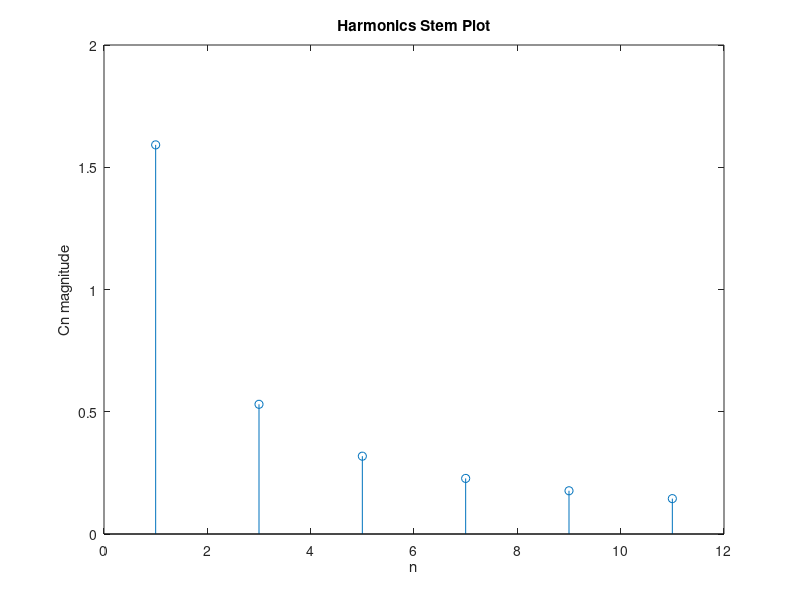

This chart was generated by the following MATLAB code:
% Anthony Rosenblum
% EELE 203
% Lowpass Filter Lab
% 6/5/2018

%%

     
%%

t = [1,2,5,7,9,10,20,50,70,90,100,200,500,700,800,900,950,999,1000,1050,1100,1200,2000,3000,3800,3900,3950,3999,4000,4050,4100,4200,5000,7000,9000,10000,20000,50000,70000,90000,100000,200000,500000,700000,900000,1000000,2000000,5000000]

vin = [1.06,1.04,1.04,1.01,1.01,1.01,1.01,1,1.00,0.991,0.990,0.990,0.985,0.987,.986 ,.986,.986,.987,.987,.987,.988,.989,.993,1,1.01,1.01,1.013,1.013,1.01,1.01,1.014,1.01,1.018,1.02,1.03,1.03,1.04,1.04,1.04,1.04,1.03,1.04,1.04,1.03,1.02,1.02,.995,.880]

vout = [1.01,1.02,1.01,.988,.990,.991,.988,.985,.984,.984,.983,.982,.976,.963,.946,.918,.897,.879,.871,.842,.809,.739,.236,.071,.034,.033,.031,.03,.03,.028,.027,.025,.015,.0057,.0027,.0021,.00047,0.0003,.0003,.00033,.00035,.00048,.0016,.0024,.0042,.0016,.0055,.0114]

g = 20*log10(vout./vin);

semilogx(t,g)
grid
title('Experimental Bode Magnitude Plot')
xlabel('Frequency (hz)')
ylabel('Gain (dB)')

%% Stuff on the board, fourier time domain plot

e = 0.7648;
wo = 2000*pi;

%h = 1./sqrt(1+e.^2*(w/wo).^6);

A = 2.5;
j = sqrt(-1);
T = 1/1000;
c0 = 2.5;
t0 = -3*T;
tf = 3*T;
dt = T/100;
t = t0:dt:tf;

v = c0 * ones(size(t));
w = wo;

%h = 1./sqrt(1+e.^2*(w/wo).^6);\

n = [1:2:11];
cn = (2*A./(pi.*n)).*sin(n.*pi./2)
    
    %v = v + h*Cn*exp(j*n*wo*(t)) + h*Cn*exp(-j*n*wo*(t));


num = 11;




stem(n,abs(cn))
title('Harmonics Stem Plot')
xlabel('n')
ylabel('Cn magnitude')





















